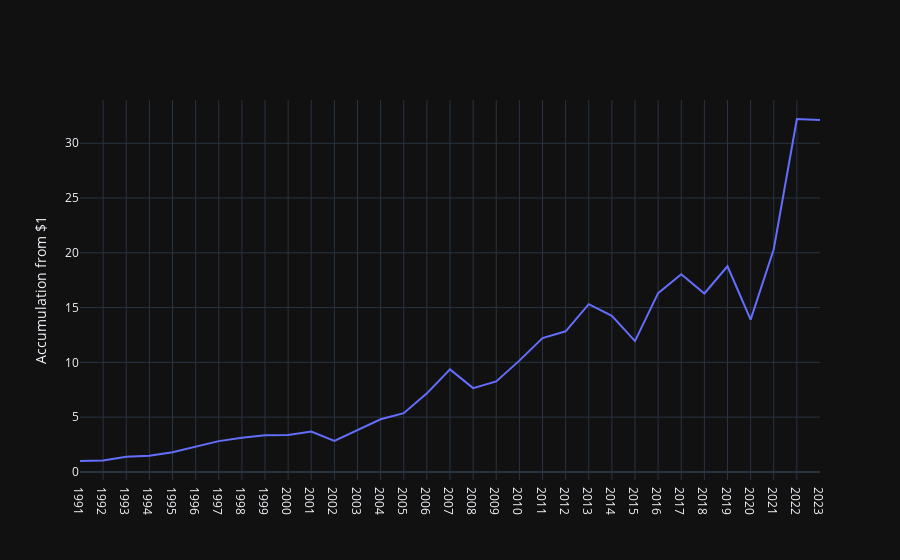

This figure's notebook cell:
### Code cell
compound = (1+spy.ret).cumprod()

trace = go.Scatter(
    x=spy.date,
    y=compound,
        hovertemplate="%{x}<br>$%{y:.2f}<extra></extra>",
    name="",
    )
fig = go.Figure(trace)
fig.update_layout(
    template="plotly_dark",
    xaxis_title="",
    yaxis_title="Accumulation from $1",
    yaxis_tickformat=".0f",
    legend=dict(
        yanchor="top", 
        y=0.99, 
        xanchor="right", 
        x=0.99
    )
  )

fig.show()

### Figure 1 — Plotly figure (JSON) as saved in the notebook; plotly's stock layout.template omitted (floating-point values rounded to 4 significant figures)
{"data": [{"hovertemplate": "%{x}<br>$%{y:.2f}<extra></extra>", "name": "", "type": "scatter", "x": ["1991", "1992", "1993", "1994", "1995", "1996", "1997", "1998", "1999", "2000", "2001", "2002", "2003", "2004", "2005", "2006", "2007", "2008", "2009", "2010", "2011", "2012", "2013", "2014", "2015", "2016", "2017", "2018", "2019", "2020", "2021", "2022", "2023"], "y": [0.9934, 1.05, 1.372, 1.465, 1.789, 2.3, 2.809, 3.119, 3.348, 3.366, 3.678, 2.829, 3.83, 4.808, 5.363, 7.17, 9.36, 7.645, 8.261, 10.16, 12.22, 12.83, 15.31, 14.24, 11.94, 16.32, 18.04, 16.29, 18.77, 13.9, 20.33, 32.21, 32.13]}], "layout": {"legend": {"x": 0.99, "xanchor": "right", "y": 0.99, "yanchor": "top"}, "xaxis": {"title": {"text": ""}}, "yaxis": {"tickformat": ".0f", "title": {"text": "Accumulation from $1"}}}}
